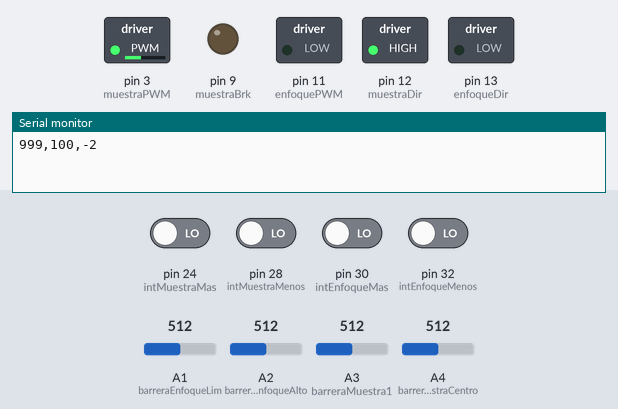
The sketch below on a simulated Arduino Mega 2560, built with avr-gcc and run on an emulated ATmega2560. Shown: switched loads named in the sketch (green lamp = pin HIGH), output pins drawn as LEDs (lit = HIGH), the last lines printed to the serial monitor. The test bench sets the inputs (shaded band); at power-on: pin 24 (intMuestraMas), pin 28 (intMuestraMenos), pin 30 (intEnfoqueMas), pin 32 (intEnfoqueMenos) LOW, A4 (barreraMuestraCentro) = 512, A3 (barreraMuestra1) = 512, A2 (barreraEnfoqueAlto) = 512, A1 (barreraEnfoqueLim) = 512.

Above: at 1.2 s.
1.3 s: A4 (barreraMuestraCentro) set to 216
2.8 s: A4 (barreraMuestraCentro) set to 191
At 3.8 s:
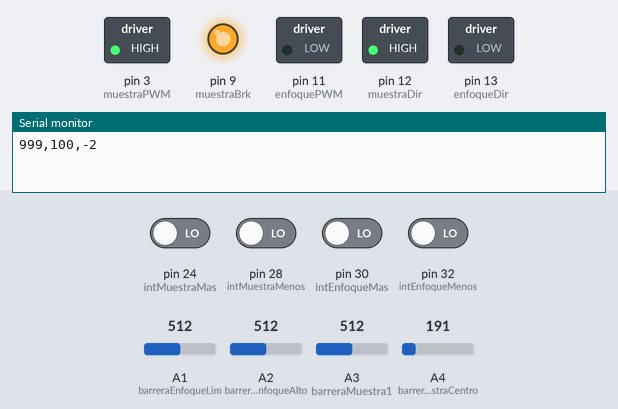
5.8 s: A3 (barreraMuestra1) set to 211
7.9 s: A3 (barreraMuestra1) set to 192
10.9 s: A2 (barreraEnfoqueAlto) set to 219
At 13.4 s:
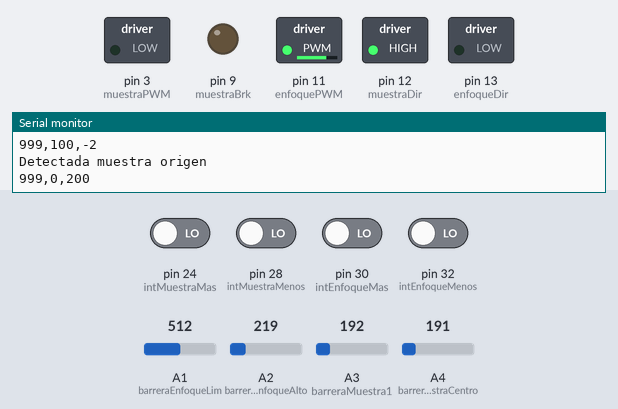
13.9 s: A2 (barreraEnfoqueAlto) set to 193
At 15.3 s:
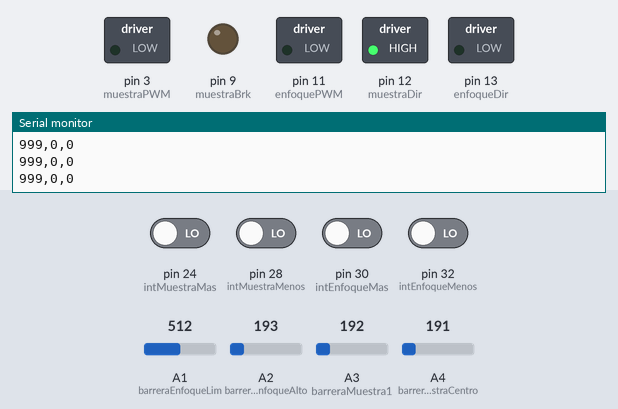
Timing chart, 0 to 16.4 s (numbered marks = the images above; inputs shaded):
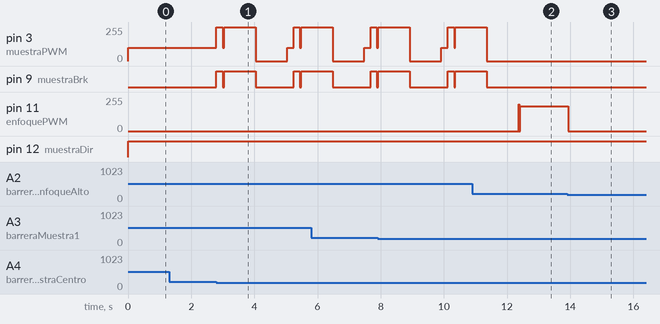

The sketch:

Lupa6.ino
```cpp
// Esta es una variante en la que el cambio de muestra se hace con un motor DC
// 19 febrero de 2014
// Actualizado el 4 de septiembre de 2014


// Variables de configuracion
  boolean imprimeInfo = false;
  int tiempoEnvio =  500;     // Tiempo entre envios de informacion a processing
  int tiempoImpre = 2000;     // Tiempo entre impresion de informacion por terminal


// Variables del montaje de la lupa robot
  int numMuestras = 8;       // numero de muestras en el plato
  int umbralBarrera = 200;   // umbral de referencia para las barreras opticas

// El accionamiento de los motores de enfoque y cambio de muestra se hace por medio
// de una Motor Shield ( http://arduino.cc/en/Main/ArduinoMotorShieldR3 ).
// Se han eliminado las entradas de control del consumo de los motores.
// Se han dejado habilitadas las entradas de frenado.
// CHAN A: pines del motor de continua del cambio de muestras. CHAN A del MotorShield
  int muestraDir = 12;       // Direccion de giro del cambio de muestra
  int muestraPWM =  3;       // Control de velocidad del giro de cambio de muestra
  int muestraBrk =  9;       // Freno del cambio de muestra

// CHAN B: pines del motor de continua del enfoque. CHAN B del MotorShield
  int enfoqueDir = 13;       // Direccion de enfoque
  int enfoquePWM = 11;       // Control de velocidad de enfoque

// Botonera de mando
  int intMuestraMas =   24;  //Puls avance de muestra  LUZ int Muestra Mas   = 22
  int intMuestraMenos = 28;  //Puls retroc de muestra  LUZ int Muestra Menos = 26
  int intEnfoqueMas =   30;  //Puls enfoque arriba     LUZ int Enfoque Mas   = 36
  int intEnfoqueMenos = 32;  //Puls enfoque abajo      LUZ int Enfoque Menos = 34

// Barreras opticas del movimiento de muestras
  int barreraEnfoqueLim =    1; // Barrera dentro de limite del recorrido de enfoque
  int barreraEnfoqueAlto = 2; // Barrera enfoque en zona alta del recorrido
  int barreraMuestra1 =      3; // Barrera que detecta la muestra 0 (cercana al eje)
  int barreraMuestraCentro = 4; // Barrera de posicion de muestra (lehos del centro)

// Otras patillas
    // Luz LED para muestras D11 (OJO INCOMPATIBLE CON MOTOR SHIELD)
    // El LED queda conectado directamente.

// Variables asociadas a los Pulsadores ya las barreras opticas
  boolean muestraMas =   false; // Variable del pulsador de avance de muesta.
  boolean muestraMenos = false; // Variable del pulsador retroceso de muestra
  boolean enfoqueMas =   false; // Variable del pulsador de enfoque arriba.
  boolean enfoqueMenos = false; // Variable del pulsador de enfoque abajo.

  boolean bMuestra =     false; // TRUE si la muestra esta situada en su sitio
  boolean bMuestra1 =    false; // TRUE al paso por el indicador de Muestra 1
  boolean bEnfAlto =     false; // TRUE si el carro de enfoque esta bajo
  boolean bEnfDentro =   false; // TRUE si el carro de enfoque esta dentro del limites

// Inicializacion de variables
  boolean reset = true;     // Si true busca el centro del enfoque y a la muestra 1
  int muestra = 4;          // Es el numero de muestra que estamos viendo.
  int muestraOrigen =0;     // Indica si paso por el indicador me muestra 0
  int tiempoMarcha = 0;     // Tiempo empleado en el ultimo cambio de muestra
  unsigned long tiempoUltimoEnvio = 0;  // Momento del ultimo envio a Processing
  unsigned long tiempoUltimaImpre = 0;  // Momento de la ultima impresion de estado


void setup() {
  //Configuracion de los pines de entradas digitales.
  pinMode (intMuestraMas,   INPUT);
  pinMode (intMuestraMenos, INPUT);
  pinMode (intEnfoqueMas,   INPUT);
  pinMode (intEnfoqueMenos, INPUT);

  // Configuracion de los pines de salidas digitales del motor de avance de muestras.
  pinMode (muestraDir,    OUTPUT);
  pinMode (muestraPWM,    OUTPUT);
  pinMode (muestraBrk,    OUTPUT);

  // Configuracion de los pines de salidas digitales del motor de enfoque.
  pinMode (enfoqueDir,    OUTPUT);
  pinMode (enfoquePWM,    OUTPUT);

  Serial.begin(9600);
}


void loop() {
  // Si activo recorre las muestras hasta encontrar la marca de origen
  if (reset == true) inicio();

  leeEntorno();                  // Lee las variables del mundo fisico.
  mensaje (muestra, 0, false);   // Envia informacion periodica a Processing
  imprimeInformacion();          // imprime enformacion.

  // Lee los pulsadores de cambio de muestra
  if      (muestraMas   == HIGH) cambiaMuestra ( +1);   // Avance de muestra
  else if (muestraMenos == HIGH) cambiaMuestra ( -1);   // Retroceso de muestra

// Lee los pulsadores de control de enfoque
  if      (enfoqueMas   == HIGH) enfocando ( +1);       // Enfoque arriba
  else if (enfoqueMenos == HIGH) enfocando ( -1);       // Enfoque abajo
}


// ------------------- Busqueda de muestra inicial ------------------------------------------------
void inicio ()
{
  leeEntorno();

  if (bMuestra1 == true)                   // Si esta en la muestra 0 no hace nada
  {
    muestra = 0;
  }
  else
  {
    muestra = 1;
    // Hace un primer movimiento de muestra para asegurar que al iniciar la busqueda el plato
    // esta parado en una muestra
    cambiaMuestra ( +1);
    delay (1000);

    // Avanza el portamuestras hasta encontrar la marca de muestra 0. Antes marca la
    // muestra como numero 1 para evitar problemas con el contador
      // Seria importante añadir un timeout.
    while (muestra != 0)
    {
      muestra = 1;
      cambiaMuestra ( +1);
      delay (1000);
    }
  }

  enfoqueNeutro ();
  reset = false;
}


// ------------------- CAMBIO DE MUESTRAS CON MOTOR DC ------------------------------------------------
void cambiaMuestra (int direccion)
{
  //************************************************************
  //***    QUEDA SIN PROGRAMAR EL RETROCESO DE MUESTRAS      ***
  //************************************************************

  if (direccion >0)
  {
    // Envia un mensaje para Processing al iniciar el movimiento de la muestra.
    // El valor es 100.
    mensaje (100, -2, true);
    int tiempoInicio = millis();
    bMuestra  = false;             // Sobreescribe el valor de las barreras para iniciar el movimiento

    while (bMuestra == false)      // Avanza hasta la proxima muesca de muestra
    {
      // Variables de un movimiento hacia adelante.
      digitalWrite (muestraDir, HIGH);
      analogWrite  (muestraPWM,  100);
      digitalWrite (muestraBrk, LOW);

      leeEntorno();
      // Durante 200 mS ignora el valor de las barreras para dejar salir los marcadores
      if ((millis() - tiempoInicio) < 200)
      {
        bMuestra  = false;  bMuestra1 = false;
      }

      // Detecta el paso por la muesca de origen
      if (bMuestra1 == true)
      {
        muestraOrigen = 1;
        Serial.println ("Detectada muestra origen ");
      }
    }

    tiempoMarcha = millis() - tiempoInicio;

    // Variables para frenar el motor de avance de muestra
    analogWrite  (muestraPWM,  255);
    digitalWrite (muestraBrk, HIGH);
    delay (200);

    digitalWrite (muestraDir, HIGH);
    analogWrite  (muestraPWM,  100);
    digitalWrite (muestraBrk, LOW);
    delay (40);
    analogWrite  (muestraPWM,  255);
    digitalWrite (muestraBrk, HIGH);

    delay (1000);

    muestra ++;
    muestra = muestra % numMuestras;
    // if (muestra < 0) muestra += numMuestras; para usar en el caso de conteo hacia abajo

    // Si paso por la muesca de origen
    if (muestraOrigen > 0)
    {
      muestra = 0; muestraOrigen = 0;
    }

    // Envia un mensaje forzado a processing con el nuevo numero de muestra.
    mensaje (muestra, tiempoMarcha, true);

    if (! reset)
    {
      enfoqueNeutro ();  // Lleva el carro de enfoque a su posicion central
      imprimeInformacion();
      delay (1000);
    }

    // Variables para liberar el freno del motor de avance de muestra
    analogWrite  (muestraPWM,    0);
    digitalWrite (muestraBrk,  LOW);

  }
}


// ------------------- MOVIMIENTO DE ENFOQUE CON MOTOR DC ------------------------------------------------
void enfocando (int direccion)
{
  int velEnfoque = 200;
  leeEntorno();

  // Si la orden es para subir, el carro se muevo si esta dentro de los
  // llmites o si esta por debajo del centro
  if (direccion > 0)
  {
    if ((bEnfDentro == true) || (bEnfAlto == false))
    {
      digitalWrite (enfoqueDir, HIGH);
      analogWrite  (enfoquePWM,  velEnfoque);
      delay (10);
      digitalWrite (enfoqueDir,  LOW);
      analogWrite  (enfoquePWM,    0);
    }
  }

  // Si la orden es para bajar, el carro se muevo si esta dentro de los
  // llmites o si esta por encima del centro
  else if (direccion < 0)
  {
    if ((bEnfDentro == true) || (bEnfAlto == true))
    {
      digitalWrite (enfoqueDir,  LOW);
      analogWrite  (enfoquePWM,  velEnfoque);
      delay (10);
      analogWrite  (enfoquePWM,    0);
    }
  }
}


// ------------------- Busca el enfoque neutro ------------------------------------------------
void enfoqueNeutro ()
{
  leeEntorno();
  imprimeInformacion ();

  // Si el carro de enfoque esta en la zona alta lo baja
  // hasta que sale de esa zona
  if (bEnfAlto)
   {
    while (bEnfAlto)
    {
      leeEntorno();
      enfocando ( - 1);
    }
  }

  // Si el carro de enfoque esta en la zona baja lo sube
  // hasta que sale de esa zona
  else if (! bEnfAlto)
  {
    while (!bEnfAlto)
    {
      leeEntorno();
      enfocando ( + 1);
    }
  }
}


// ------------------- Lee Barreras -----------------------------------------------------------
void leeEntorno()
{
        // BARRERAS OPTICAS
  bEnfAlto     = (analogRead(barreraEnfoqueAlto)   > umbralBarrera);
  bEnfDentro   = (analogRead(barreraEnfoqueLim)    > umbralBarrera);
  bMuestra     = (analogRead(barreraMuestraCentro) < umbralBarrera);
  bMuestra1    = (analogRead(barreraMuestra1)      < umbralBarrera);

        // PULSADORES
  muestraMas   = digitalRead(intMuestraMas);
  muestraMenos = digitalRead(intMuestraMenos);
  enfoqueMas   = digitalRead(intEnfoqueMas);
  enfoqueMenos = digitalRead(intEnfoqueMenos);
}


// ------------------- Envia un mensaje para Processing ------------------------------------------------
void mensaje (int dato1, int dato2, boolean forzado)
{

  // Envia mensajes a processing cada tiempoEnvio o cada vez que se solicita forzado
  if (((millis() - tiempoUltimoEnvio) > tiempoEnvio) || (forzado == true))
  {
    Serial.print   (999);
    Serial.print   (",");
    Serial.print   (dato1);
    Serial.print   (",");
    Serial.print   (dato2);
    Serial.println ();

    tiempoUltimoEnvio = millis();
  }
}

// ------------------- Imprime un bloque de informacion ------------------------------------------------
void imprimeInformacion()
{
  // Imprime las variables del sistema cada tiempoImpre
  if ( ((millis() - tiempoUltimaImpre) > tiempoImpre) && (imprimeInfo == true))
  {
    Serial.print ("BarreraMuestra ");
    Serial.print (analogRead(barreraMuestraCentro));
    Serial.print (" -> ");
    Serial.print (bMuestra);
    Serial.print ("\t Barrera inicio ");
    Serial.print (analogRead(barreraMuestra1));
    Serial.print (" -> ");
    Serial.print (bMuestra1);
    Serial.println ();

    Serial.print ("\t 3-Enf alto ");
    Serial.print (analogRead(barreraEnfoqueAlto));
    Serial.print (" -> ");
    Serial.print (bEnfAlto);
    Serial.print ("\t 2-Enf dentro ");
    Serial.print (analogRead(barreraEnfoqueLim));
    Serial.print (" -> ");
    Serial.print (bEnfDentro);
    Serial.println ();

    Serial.print ("MuestraNum: ");
    Serial.print (muestra);
    Serial.print ("\t Tiempode transicion: ");
    Serial.print (tiempoMarcha);
    Serial.print (" mS");
    Serial.println ();

    tiempoUltimaImpre = millis();
  }
}
```

Measured:
- the behaviour switches between 200 and 199 on A4 (barreraMuestraCentro) (found by bisection; images 0 and 1)
- the behaviour switches between 201 and 200 on A2 (barreraEnfoqueAlto) (found by bisection; images 2 and 3)
- after the input at 1.3 s, every drawn part: stays the same
- after the input at 2.8 s, pin 3 (muestraPWM): 100/255 → 255/255 at once, → 0/255 1.2 s later, → 100/255 1.0 s later, → 255/255 0.20 s later; pin 9 (muestraBrk): goes HIGH 0.20 s, LOW 0.04 s, HIGH 1.0 s, LOW 1.2 s, HIGH 0.20 s, LOW 0.04 s, then HIGH, starting at once
- after the input at 13.9 s, pin 11 (enfoquePWM): 186/255 → 0/255 after 0.05 s
